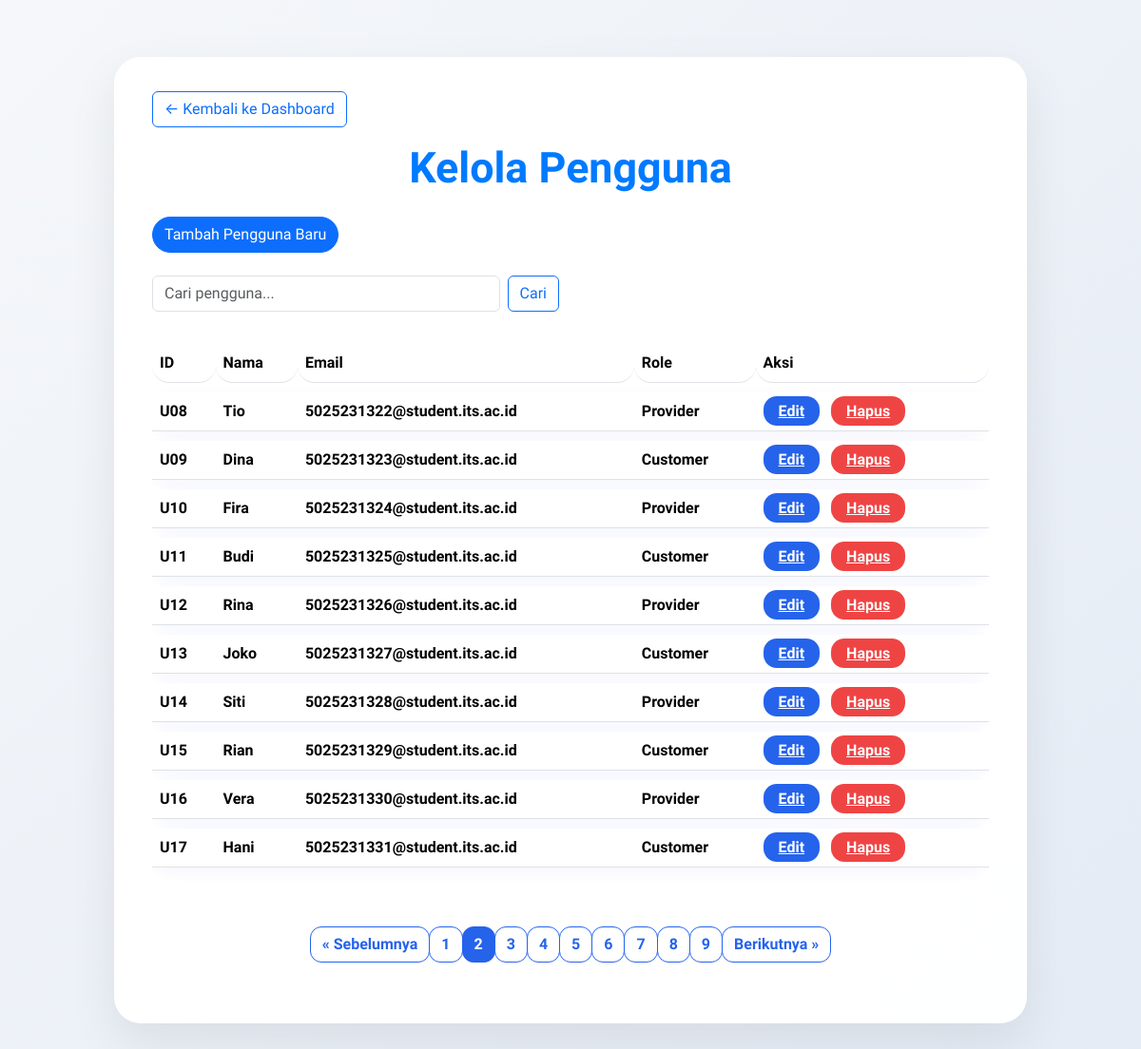
The app's page /itsSkillsahre/admin/manage_users.php?page=2 (signed in) with its own data.
### tables this page shows
CREATE TABLE `user` (
  `user_id` varchar(3) NOT NULL,
  `nama` varchar(255) NOT NULL,
  `email` varchar(255) NOT NULL,
  `password` varchar(25) NOT NULL,
  `role` varchar(10) DEFAULT NULL,
  `TanggalRegis` timestamp NOT NULL DEFAULT current_timestamp() ON UPDATE current_timestamp()
);

### itsSkillsahre/admin/manage_users.php (the view, shortened to what this page needs)
<?php
include 'config.php';
$search = isset($_GET['search']) ? $conn->real_escape_string($_GET['search']) : '';
$limit = 10;
$page = isset($_GET['page']) && is_numeric($_GET['page']) ? intval($_GET['page']) : 1;
$offset = ($page - 1) * $limit;
if ($search != '') {
    $sql_count = "SELECT COUNT(*) AS total FROM user WHERE nama LIKE '%$search%' OR email LIKE '%$search%'";
} else {
    $sql_count = "SELECT COUNT(*) AS total FROM user";
}
$result_count = $conn->query($sql_count);
$total_users = $result_count->fetch_assoc()['total'];
$total_pages = ceil($total_users / $limit);
if ($search != '') {
    $stmt = $conn->prepare("SELECT user_id, nama, email, role FROM user WHERE nama LIKE ? OR email LIKE ? ORDER BY user_id ASC LIMIT ? OFFSET ?");
    $search_like = "%$search%";
    $stmt->bind_param('ssii', $search_like, $search_like, $limit, $offset);
} else {
    $stmt = $conn->prepare('SELECT user_id, nama, email, role FROM user ORDER BY user_id ASC LIMIT ? OFFSET ?');
    $stmt->bind_param('ii', $limit, $offset);
}
$stmt->execute();
$result = $stmt->get_result();
?>
<!DOCTYPE html>
<html lang="id">
<head>
    <link href="https://cdn.jsdelivr.net/npm/bootstrap@5.3.2/dist/css/bootstrap.min.css" rel="stylesheet">
</head>
<body>
    <div class="container">
        <a href="dashboard_admin.php" class="btn btn-outline-primary mb-3">&larr; Kembali ke Dashboard</a>
        <h1>Kelola Pengguna</h1>
        <a href="tambah_user.php?from=manage_users" class="btn btn-primary mb-4" style="border-radius: 24px;">Tambah Pengguna Baru</a>
        <div class="row mb-4 align-items-center">
            <div class="col-md-6">
                <form class="d-flex" method="GET" action="">
                    <input type="text" name="search" class="form-control me-2" placeholder="Cari pengguna..." value="<?= isset($_GET['search']) ? htmlspecialchars($_GET['search']) : '' ?>">
                    <button class="btn btn-outline-primary" type="submit">Cari</button>
                </form>
            </div>
        </div>
        <div class="table-responsive">
            <table class="table">
                <thead>
                    <tr>
                        <th>ID</th>
                        <th>Nama</th>
                        <th>Email</th>
                        <th>Role</th>
                        <th>Aksi</th>
                    </tr>
                </thead>
                <tbody>
                    <?php while ($row = $result->fetch_assoc()): ?>
                        <tr>
                            <td><?= htmlspecialchars($row['user_id']) ?></td>
                            <td><?= htmlspecialchars($row['nama']) ?></td>
                            <td><?= htmlspecialchars($row['email']) ?></td>
                            <td><?= htmlspecialchars(ucfirst($row['role'])) ?></td>
                            <td>
                                <a href="edit_user.php?user_id=<?= $row['user_id'] ?>" class="btn-edit">Edit</a>
                                <?php if ($row['user_id'] != $_SESSION['user_id']): ?>
                                    <a href="manage_users.php?delete_id=<?= $row['user_id'] ?>" onclick="return confirm('Yakin ingin menghapus?')" class="btn-delete">Hapus</a>
                                <?php endif; ?>
                            </td>
                        </tr>
                    <?php endwhile; ?>
                </tbody>
            </table>
        </div>
        <nav aria-label="Pagination">
            <ul class="pagination">
                <?php if ($page > 1): ?>
                    <li class="page-item"><a class="page-link" href="?page=<?= $page - 1 ?>">&laquo; Sebelumnya</a></li>
                <?php endif; ?>
                <?php for ($i = 1; $i <= $total_pages; $i++): ?>
                    <li class="page-item <?= $i == $page ? 'active' : '' ?>"><a class="page-link" href="?page=<?= $i ?>"><?= $i ?></a></li>
                <?php endfor; ?>
                <?php if ($page < $total_pages): ?>
                    <li class="page-item"><a class="page-link" href="?page=<?= $page + 1 ?>">Berikutnya &raquo;</a></li>
                <?php endif; ?>
            </ul>
        </nav>
    </div>
</body>
</html>

### itsSkillsahre/admin/manage_users.php (style rules this page uses)
body { background: linear-gradient(135deg, #f5f7fa, #e4ebf5); font-family: 'SF Pro Text', -apple-system, BlinkMacSystemFont, 'Segoe UI', Roboto, Oxygen, Ubuntu, Cantarell, 'Open Sans', 'Helvetica Neue', sans-serif; min-height: 100vh; color: #1c1c1e; padding: 60px 20px 80px; }
.container { max-width: 960px; background: rgba(255, 255, 255, 0.98); border-radius: 28px; box-shadow: 0 20px 50px rgba(0, 0, 0, 0.08); padding: 36px 40px 48px 40px; margin: 0 auto; }
h1 { color: #007aff; font-weight: 800; font-size: 2.8rem; margin-bottom: 24px; text-align: center; }
table { border-collapse: separate !important; border-spacing: 0 10px !important; width: 100%; }
thead tr th { background: #e0e7ff; color: #1e40af; font-weight: 700; padding: 14px 24px; border-radius: 18px; }
tbody tr { background: #f8faff; border-radius: 22px; box-shadow: 0 4px 15px rgba(38, 57, 254, 0.05); }
tbody tr td { padding: 18px 24px; font-weight: 600; color: #334155; }
.btn-edit { background-color: #2563eb; color: white; border-radius: 14px; padding: 6px 16px; margin-right: 8px; }
.btn-delete { background-color: #ef4444; color: white; border-radius: 14px; padding: 6px 16px; }
.pagination { justify-content: center; margin-top: 36px; }
.page-link { border-radius: 12px !important; font-weight: 600; color: #2563eb !important; border: 1.8px solid #2563eb !important; }
.page-item.active .page-link { background-color: #2563eb !important; border-color: #2563eb !important; color: white !important; }

### records on screen
user: user_id "U08", nama "Tio", email "5025231322@student.its.ac.id", role "Provider"
user: user_id "U09", nama "Dina", email "5025231323@student.its.ac.id", role "Customer"
user: user_id "U10", nama "Fira", email "5025231324@student.its.ac.id", role "Provider"
user: user_id "U11", nama "Budi", email "5025231325@student.its.ac.id", role "Customer"
user: user_id "U12", nama "Rina", email "5025231326@student.its.ac.id", role "Provider"
user: user_id "U13", nama "Joko", email "5025231327@student.its.ac.id", role "Customer"
user: user_id "U14", nama "Siti", email "5025231328@student.its.ac.id", role "Provider"
user: user_id "U15", nama "Rian", email "5025231329@student.its.ac.id", role "Customer"
user: user_id "U16", nama "Vera", email "5025231330@student.its.ac.id", role "Provider"
user: user_id "U17", nama "Hani", email "5025231331@student.its.ac.id", role "Customer"
